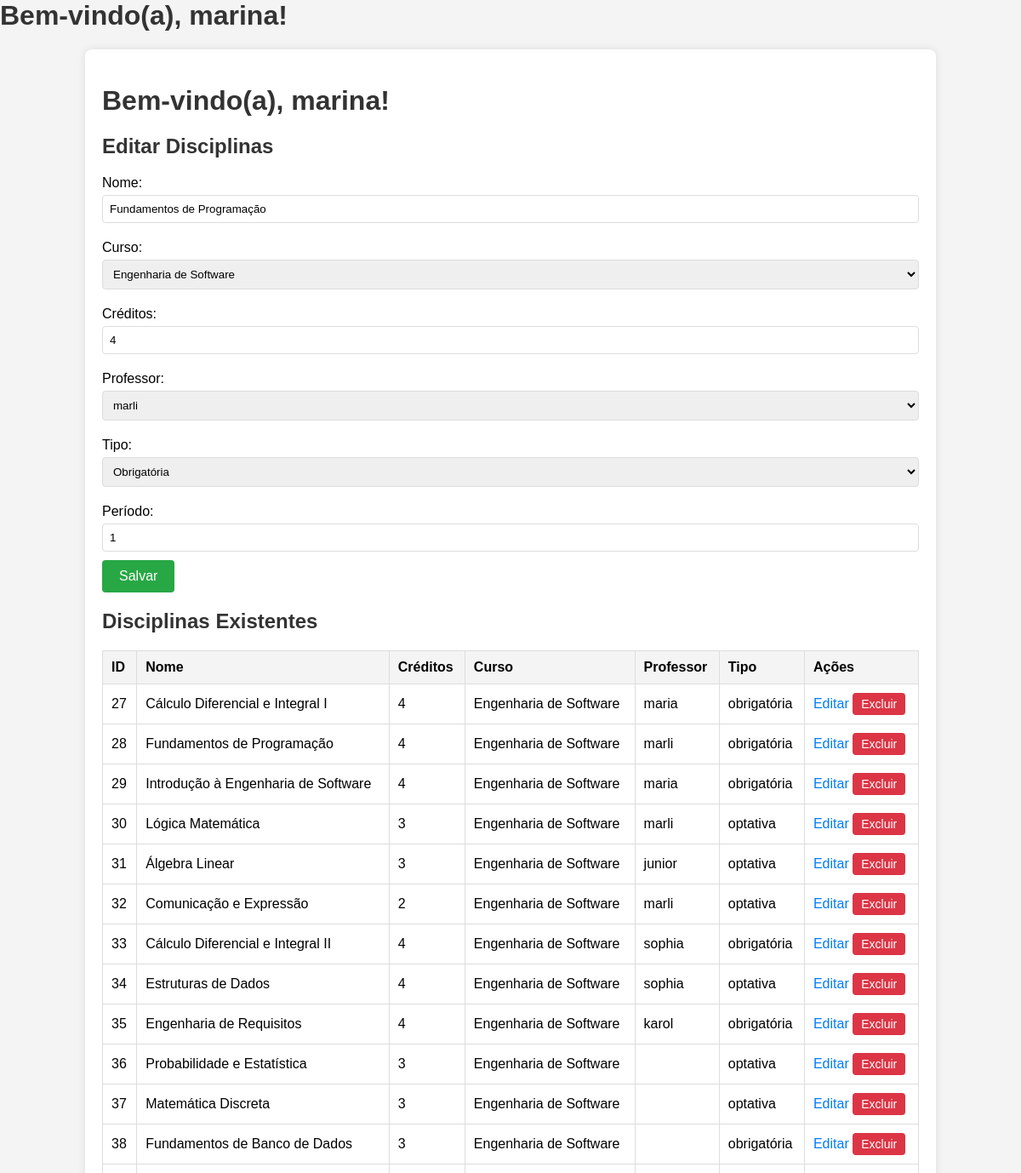
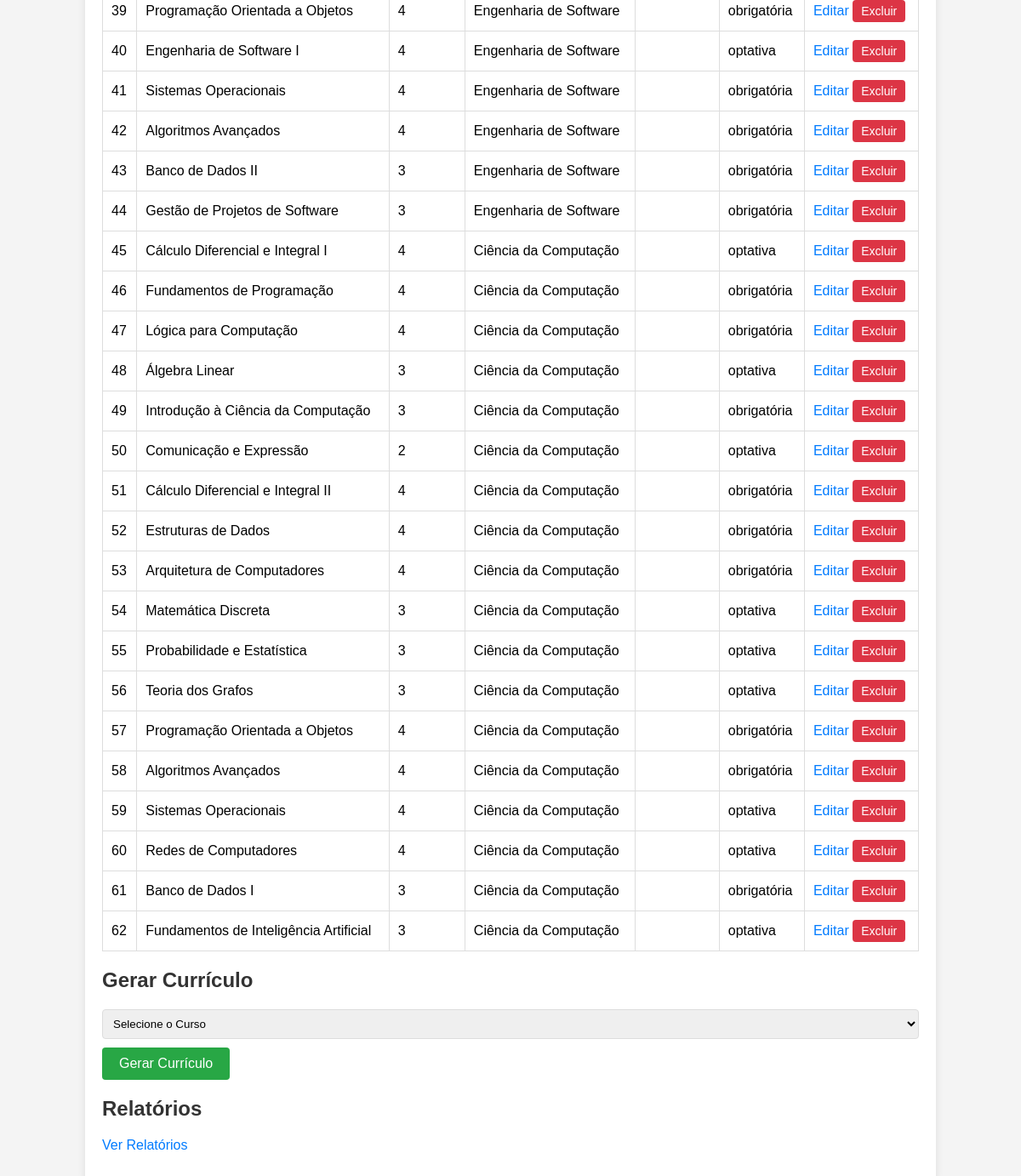
/views/painel_secretario.php?edit_id=28 (signed in), run on the app's committed database (2 pictures, top to bottom).
### tables this page shows
CREATE TABLE `disciplinas` (
  `id` int(11) NOT NULL,
  `nome` varchar(100) NOT NULL,
  `creditos` int(11) NOT NULL,
  `curso_id` int(11) DEFAULT NULL,
  `professor_id` int(11) DEFAULT NULL,
  `tipo` enum('obrigatória','optativa') NOT NULL,
  `valor` decimal(10,2) NOT NULL,
  `periodo` int(11) DEFAULT NULL
);

CREATE TABLE `usuarios` (
  `id` int(11) NOT NULL,
  `nome` varchar(100) NOT NULL,
  `email` varchar(100) NOT NULL,
  `senha` varchar(255) NOT NULL,
  `tipo` enum('aluno','professor','secretario') NOT NULL,
  `curso_id` int(11) DEFAULT NULL
);

CREATE TABLE `cursos` (
  `id` int(11) NOT NULL,
  `nome` varchar(100) NOT NULL,
  `creditos` int(11) NOT NULL
);

### views/painel_secretario.php (the view, shortened to what this page needs)
<?php
include_once '../config/conexao.php';
$nome_secretario = $_SESSION['nome'];
echo "<h1><strong>Bem-vindo(a), $nome_secretario!</strong></h1>";
$sql = "SELECT d.id, d.nome, d.creditos, d.curso_id, d.professor_id, d.tipo, d.periodo,
               c.nome AS curso, u.nome AS professor
        FROM disciplinas d
        JOIN cursos c ON d.curso_id = c.id
        LEFT JOIN usuarios u ON d.professor_id = u.id";
$result = $conn->query($sql);
$editar_id = isset($_GET['edit_id']) ? intval($_GET['edit_id']) : 0;
$editar_dados = null;
if ($editar_id > 0) {
    $sql_edit = "SELECT * FROM disciplinas WHERE id = ?";
    $stmt_edit = $conn->prepare($sql_edit);
    $stmt_edit->bind_param('i', $editar_id);
    $stmt_edit->execute();
    $editar_dados = $stmt_edit->get_result()->fetch_assoc();
}
?>
<!DOCTYPE html>
<html lang="pt-BR">
<head>
</head>
<body>
<div class="container">
    <h1><strong>Bem-vindo(a), <?php echo $nome_secretario; ?>!</strong></h1>
    <h2>Editar Disciplinas</h2>
    <form action="../controllers/disciplinas_controller.php" method="post">
        <label for="nome">Nome:</label>
        <input type="text" id="nome" name="nome" value="<?php echo $editar_dados['nome'] ?? ''; ?>" required>
        <label for="curso_id">Curso:</label>
        <select id="curso_id" name="curso_id" required>
            <option value="1" <?php echo (isset($editar_dados['curso_id']) && $editar_dados['curso_id'] == 1) ? 'selected' : ''; ?>>Engenharia de Software</option>
        </select>
        <label for="creditos">Créditos:</label>
        <input type="number" id="creditos" name="creditos" value="<?php echo $editar_dados['creditos'] ?? ''; ?>" required>
        <label for="professor_id">Professor:</label>
        <select id="professor_id" name="professor_id">
            <?php
            $result_professores = $conn->query("SELECT id, nome FROM usuarios WHERE tipo = 'professor'");
            while ($professor = $result_professores->fetch_assoc()) {
                echo "<option value='{$professor['id']}' " . (isset($editar_dados['professor_id']) && $editar_dados['professor_id'] == $professor['id'] ? 'selected' : '') . ">{$professor['nome']}</option>";
            }
            ?>
        </select>
        <label for="tipo">Tipo:</label>
        <select id="tipo" name="tipo">
            <option value="obrigatória" <?php echo (isset($editar_dados['tipo']) && $editar_dados['tipo'] == 'obrigatória') ? 'selected' : ''; ?>>Obrigatória</option>
        </select>
        <label for="periodo">Período:</label>
        <input type="number" id="periodo" name="periodo" value="<?php echo $editar_dados['periodo'] ?? ''; ?>" required>
        <button type="submit">Salvar</button>
    </form>
    <h2>Disciplinas Existentes</h2>
    <table>
        <thead>
            <tr>
                <th>ID</th>
                <th>Nome</th>
                <th>Créditos</th>
                <th>Curso</th>
                <th>Professor</th>
                <th>Tipo</th>
                <th>Ações</th>
            </tr>
        </thead>
        <tbody>
            <?php
            if ($result->num_rows > 0) {
                while ($row = $result->fetch_assoc()) {
                    echo "<tr>
                        <td>{$row['id']}</td>
                        <td>{$row['nome']}</td>
                        <td>{$row['creditos']}</td>
                        <td>{$row['curso']}</td>
                        <td>{$row['professor']}</td>
                        <td>{$row['tipo']}</td>
                        <td class='actions'>
                            <a href='?edit_id={$row['id']}'>Editar</a>
                            <form action='../controllers/disciplinas_controller.php' method='POST'>
                                <input type='hidden' name='action' value='excluir'>
                                <input type='hidden' name='id' value='{$row['id']}'>
                                <button type='submit'>Excluir</button>
                            </form>
                        </td>
                    </tr>";
                }
            } else {
                echo "<tr><td colspan='7'>Nenhuma disciplina cadastrada.</td></tr>";
            }
            ?>
        </tbody>
    </table>
    <h2>Gerar Currículo</h2>
    <form action="../controllers/disciplinas_controller.php" method="POST">
        <select name="curso_id" required>
            <option value="">Selecione o Curso</option>
        </select>
        <button type="submit" name="gerar_curriculo">Gerar Currículo</button>
    </form>
    <h2>Relatórios</h2>
    <p><a href="relatorio.php">Ver Relatórios</a></p>
</div>
</body>
</html>

### views/painel_secretario.php (style rules this page uses)
body { font-family: Arial, sans-serif; margin: 0; padding: 0; background-color: #f4f4f4; }
h1, h2 { color: #333; }
p { color: #666; }
.container { width: 80%; margin: 0 auto; padding: 20px; background: #fff; box-shadow: 0 0 10px rgba(0, 0, 0, 0.1); border-radius: 8px; margin-top: 20px; }
form { margin-bottom: 20px; }
label { display: block; margin: 10px 0 5px; }
input[type="text"], input[type="number"], select { width: 100%; padding: 8px; margin-bottom: 10px; border: 1px solid #ddd; border-radius: 4px; }
button { background-color: #28a745; color: white; border: none; padding: 10px 20px; font-size: 16px; cursor: pointer; border-radius: 4px; }
table { width: 100%; border-collapse: collapse; margin: 20px 0; }
table, th, td { border: 1px solid #ddd; }
th, td { padding: 10px; text-align: left; }
th { background-color: #f4f4f4; }
a { color: #007bff; text-decoration: none; }
.actions form { display: inline; }
.actions button { background-color: #dc3545; border: none; padding: 5px 10px; font-size: 14px; cursor: pointer; border-radius: 4px; }

### data on the page
disciplinas: nome "Fundamentos de Programação", curso_id "Engenharia de Software", creditos "4", professor_id "marli", tipo "Obrigatória", periodo "1", id "28", curso.nome "Engenharia de Software", professor.nome "marli", tipo "obrigatória"
disciplinas: id "27", nome "Cálculo Diferencial e Integral I", creditos "4", curso.nome "Engenharia de Software", professor.nome "maria", tipo "obrigatória"
disciplinas: id "29", nome "Introdução à Engenharia de Software", creditos "4", curso.nome "Engenharia de Software", professor.nome "maria", tipo "obrigatória"
disciplinas: id "30", nome "Lógica Matemática", creditos "3", curso.nome "Engenharia de Software", professor.nome "marli", tipo "optativa"
disciplinas: id "31", nome "Álgebra Linear", creditos "3", curso.nome "Engenharia de Software", professor.nome "junior", tipo "optativa"
disciplinas: id "32", nome "Comunicação e Expressão", creditos "2", curso.nome "Engenharia de Software", professor.nome "marli", tipo "optativa"
disciplinas: id "33", nome "Cálculo Diferencial e Integral II", creditos "4", curso.nome "Engenharia de Software", professor.nome "sophia", tipo "obrigatória"
disciplinas: id "34", nome "Estruturas de Dados", creditos "4", curso.nome "Engenharia de Software", professor.nome "sophia", tipo "optativa"
disciplinas: id "35", nome "Engenharia de Requisitos", creditos "4", curso.nome "Engenharia de Software", professor.nome "karol", tipo "obrigatória"
disciplinas: id "36", nome "Probabilidade e Estatística", creditos "3", curso.nome "Engenharia de Software", tipo "optativa"
disciplinas: id "37", nome "Matemática Discreta", creditos "3", curso.nome "Engenharia de Software", tipo "optativa"
disciplinas: id "38", nome "Fundamentos de Banco de Dados", creditos "3", curso.nome "Engenharia de Software", tipo "obrigatória"
disciplinas: id "39", nome "Programação Orientada a Objetos", creditos "4", curso.nome "Engenharia de Software", tipo "obrigatória"
disciplinas: id "40", nome "Engenharia de Software I", creditos "4", curso.nome "Engenharia de Software", tipo "optativa"
disciplinas: id "41", nome "Sistemas Operacionais", creditos "4", curso.nome "Engenharia de Software", tipo "obrigatória"
disciplinas: id "42", nome "Algoritmos Avançados", creditos "4", curso.nome "Engenharia de Software", tipo "obrigatória"
disciplinas: id "43", nome "Banco de Dados II", creditos "3", curso.nome "Engenharia de Software", tipo "obrigatória"
disciplinas: id "44", nome "Gestão de Projetos de Software", creditos "3", curso.nome "Engenharia de Software", tipo "obrigatória"
disciplinas: id "45", nome "Cálculo Diferencial e Integral I", creditos "4", curso.nome "Ciência da Computação", tipo "optativa"
disciplinas: id "46", nome "Fundamentos de Programação", creditos "4", curso.nome "Ciência da Computação", tipo "obrigatória"
disciplinas: id "47", nome "Lógica para Computação", creditos "4", curso.nome "Ciência da Computação", tipo "obrigatória"
disciplinas: id "48", nome "Álgebra Linear", creditos "3", curso.nome "Ciência da Computação", tipo "optativa"
disciplinas: id "49", nome "Introdução à Ciência da Computação", creditos "3", curso.nome "Ciência da Computação", tipo "obrigatória"
disciplinas: id "50", nome "Comunicação e Expressão", creditos "2", curso.nome "Ciência da Computação", tipo "optativa"
disciplinas: id "51", nome "Cálculo Diferencial e Integral II", creditos "4", curso.nome "Ciência da Computação", tipo "obrigatória"
disciplinas: id "52", nome "Estruturas de Dados", creditos "4", curso.nome "Ciência da Computação", tipo "obrigatória"
disciplinas: id "53", nome "Arquitetura de Computadores", creditos "4", curso.nome "Ciência da Computação", tipo "obrigatória"
disciplinas: id "54", nome "Matemática Discreta", creditos "3", curso.nome "Ciência da Computação", tipo "optativa"
disciplinas: id "55", nome "Probabilidade e Estatística", creditos "3", curso.nome "Ciência da Computação", tipo "optativa"
disciplinas: id "56", nome "Teoria dos Grafos", creditos "3", curso.nome "Ciência da Computação", tipo "optativa"
disciplinas: id "57", nome "Programação Orientada a Objetos", creditos "4", curso.nome "Ciência da Computação", tipo "obrigatória"
disciplinas: id "58", nome "Algoritmos Avançados", creditos "4", curso.nome "Ciência da Computação", tipo "obrigatória"
disciplinas: id "59", nome "Sistemas Operacionais", creditos "4", curso.nome "Ciência da Computação", tipo "optativa"
disciplinas: id "60", nome "Redes de Computadores", creditos "4", curso.nome "Ciência da Computação", tipo "optativa"
disciplinas: id "61", nome "Banco de Dados I", creditos "3", curso.nome "Ciência da Computação", tipo "obrigatória"
disciplinas: id "62", nome "Fundamentos de Inteligência Artificial", creditos "3", curso.nome "Ciência da Computação", tipo "optativa"

### other printed values
$nome_secretario "marina"
